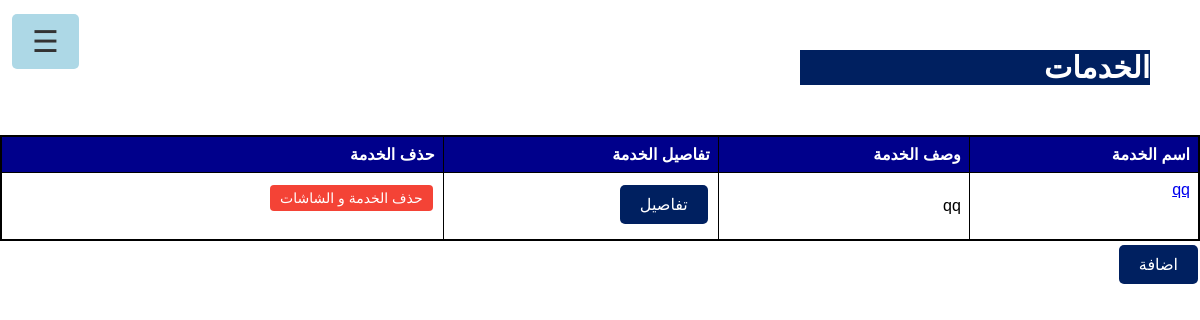
Before: / with the older database file.
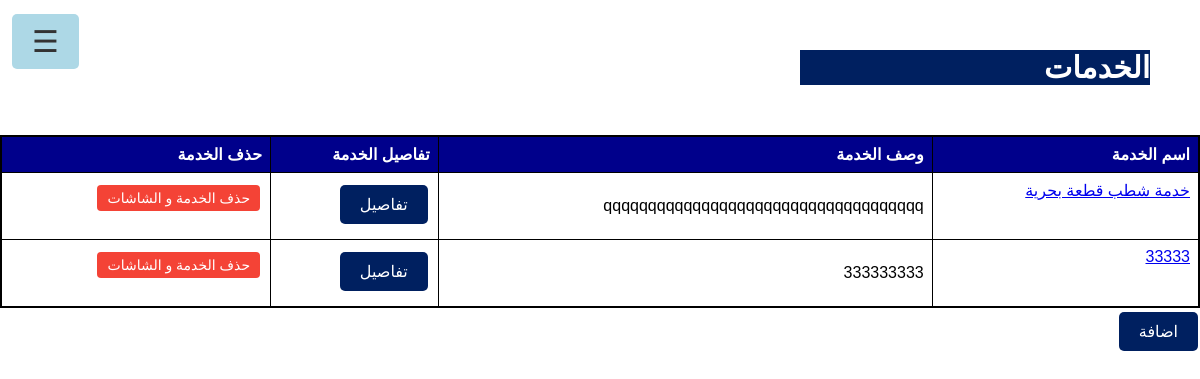
After: the same page with the newer database file.
### app.py (models this page shows)
class Table(db.Model):
    id = db.Column(db.Integer, primary_key=True)
    table_name = db.Column(db.String(100), nullable=False)
    table_description = db.Column(db.Text, nullable=True)
    sector_class = db.Column(db.Text, nullable=True)
    service_place = db.Column(db.Text, nullable=True)
    service_structure = db.Column(db.Text, nullable=True)
    service_type = db.Column(db.Text, nullable=True)
    service_class = db.Column(db.Text, nullable=True)
    fees = db.Column(db.Text, nullable=True)
    fees_description = db.Column(db.Text, nullable=True)
    fees_amount = db.Column(db.Integer, nullable=True)
    fees_payment = db.Column(db.Text, nullable=True)
    general_rules = db.Column(db.Text, nullable=True)
    customer_category = db.Column(db.Text, nullable=True)
    document_name = db.Column(db.Text, nullable=True)
    document_type = db.Column(db.Text, nullable=True)
    document_description = db.Column(db.Text, nullable=True)
    document_rules = db.Column(db.Text, nullable=True)
    document_origin = db.Column(db.Text, nullable=True)
    outputs_name = db.Column(db.Text, nullable=True)
    outputs_type = db.Column(db.Text, nullable=True)
    outputs_description = db.Column(db.Text, nullable=True)
    outputs_rules = db.Column(db.Text, nullable=True)
    outputs_expiry = db.Column(db.Text, nullable=True)
    screens = db.relationship('Screen', backref='table', lazy=True)
    channels = db.relationship('ServiceChannel', secondary='table_channel', backref='tables')
    beneficiaries = db.relationship('ServiceBeneficiary', secondary='table_beneficiary', backref='tables')

### app.py (the view)
@app.route('/')
def display_tables():
    tables = Table.query.all()
    return render_template('tables.html', tables=tables)

### templates/tables.html (shortened to what this page needs)
<!DOCTYPE html>
<html lang="en">
  <head>
    <link
      rel="stylesheet"
      href="https://cdnjs.cloudflare.com/ajax/libs/font-awesome/5.15.4/css/all.min.css"
    />
    <link rel="stylesheet" href="../static/table.css" />
    <link rel="stylesheet" href="../static/navbar.css" />
  </head>
  <body>
    {% include 'navbar.html' %}
    <h1 class="title">الخدمات</h1>
    <table>
      <thead>
        <tr>
          <th>اسم الخدمة</th>
          <th>وصف الخدمة</th>
          <th>تفاصيل الخدمة</th>
          <th>حذف الخدمة</th>
        </tr>
      </thead>
      <tbody>
        {% for table in tables %}
        <tr>
          <td><a href="/table/{{ table.id }}">{{ table.table_name }}</a></td>
          <td><p>{{ table.table_description |safe}}</p></td>
          <td>
            <a a href="/table_info/{{ table.id }}"><button>تفاصيل</button></a>
          </td>
          <td>
            <form
              action="/delete_table/{{ table.id }}"
              method="post"
              onsubmit="return confirm('هل انت متاكد من حذف الجدول و جميع الشاشات داخله؟')"
            >
              <button class="delete" type="submit">حذف الخدمة و الشاشات</button>
            </form>
          </td>
        </tr>
        {% endfor %}
      </tbody>
    </table>
    <a href="/new_table"><button>اضافة</button></a>
  </body>
</html>

Changed rows visible on the page:
changed Table: table_name "qq" → "خدمة شطب قطعة بحرية"; table_description "qq" → "qqqqqqqqqqqqqqqqqqqqqqqqqqqqqqqqqqqq"
added Table: table_name "33333", table_description "333333333"
